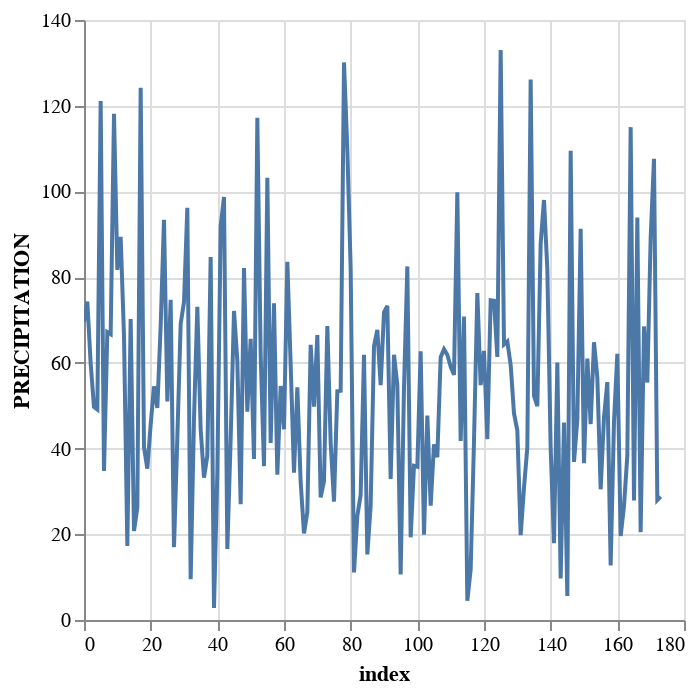

The code cell stored with this chart in its notebook:
### Code cell
one_gauge_monthly_sums['PRECIPITATION'].plot.line()

### Figure 1 — Vega-Lite specification as saved in the notebook (floating-point values rounded to 4 significant figures; data arrays with more than 128 entries replaced by an {"elided": "..."} marker saying what was removed)
{"config": {"view": {"continuousWidth": 300, "continuousHeight": 300}}, "data": {"name": "data-ab2695cbe8fc63555d0ed2c72cc80680"}, "mark": {"type": "line", "tooltip": true}, "encoding": {"x": {"field": "index", "type": "quantitative"}, "y": {"field": "PRECIPITATION", "type": "quantitative"}}, "params": [{"name": "param_8", "select": {"type": "interval", "encodings": ["x", "y"]}, "bind": "scales"}], "$schema": "https://vega.github.io/schema/vega-lite/v5.20.1.json", "datasets": {"data-ab2695cbe8fc63555d0ed2c72cc80680": {"elided": "174 records"}}}
